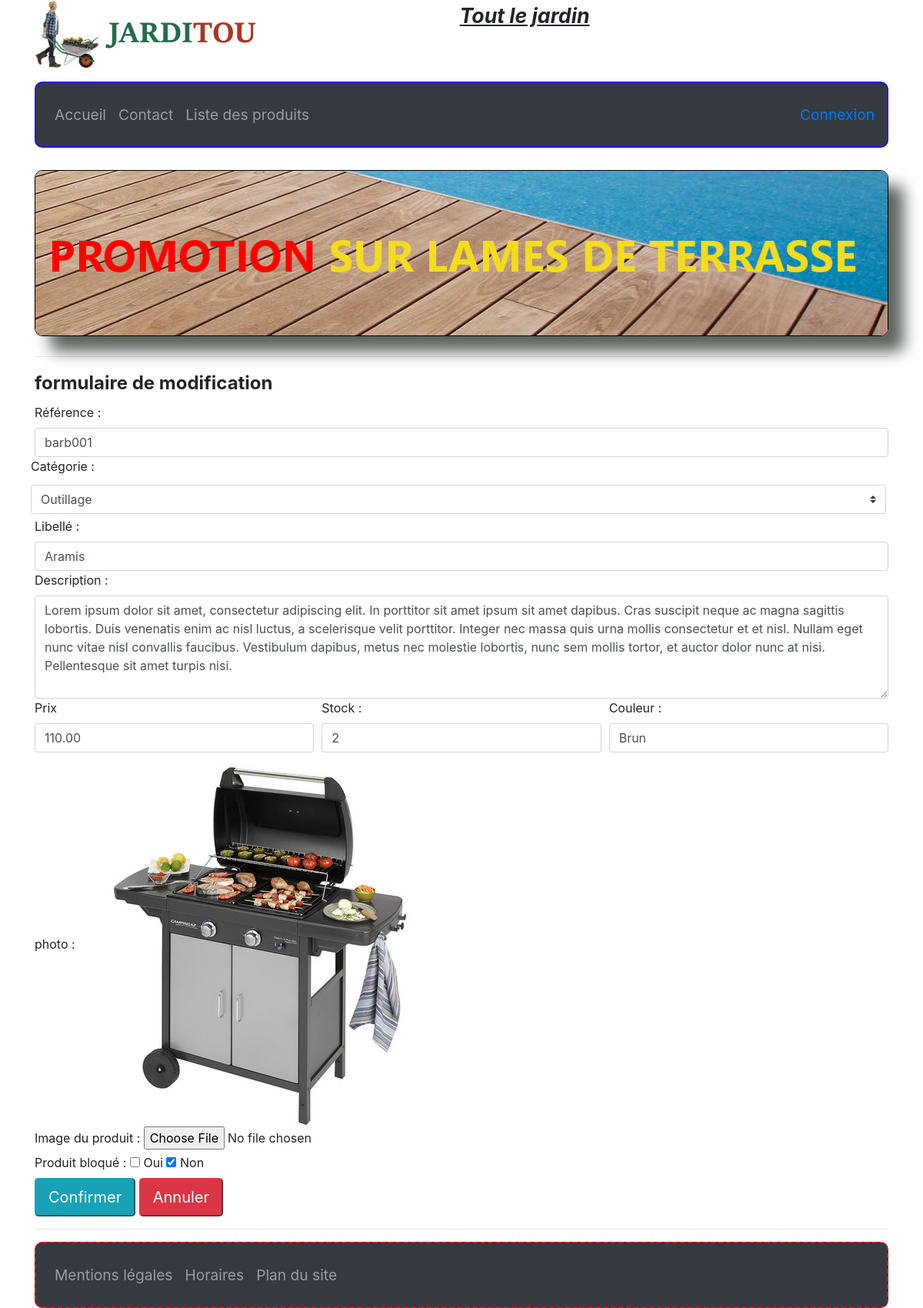
The app's page /views/formulaire_modif.php?pro_id=7 with its own data.
### tables this page shows
CREATE TABLE IF NOT EXISTS `produits` (
  `pro_id` int(10) UNSIGNED NOT NULL AUTO_INCREMENT COMMENT 'Clé de la table produits',
  `pro_cat_id` int(10) UNSIGNED NOT NULL COMMENT 'Catégorie du produit',
  `pro_ref` varchar(10) NOT NULL COMMENT 'Référence produit',
  `pro_libelle` varchar(200) NOT NULL COMMENT 'Nom du produit',
  `pro_description` varchar(1000) DEFAULT NULL COMMENT 'Description du produit',
  `pro_prix` decimal(6,2) UNSIGNED NOT NULL COMMENT 'Prix ',
  `pro_stock` int(11) NOT NULL DEFAULT '0' COMMENT 'Nombre d''unités en stock',
  `pro_couleur` varchar(30) DEFAULT NULL COMMENT 'Couleur',
  `pro_photo` varchar(4) DEFAULT 'jpg' COMMENT 'Extension de la photo',
  `pro_d_ajout` date NOT NULL COMMENT 'Date d''ajout',
  `pro_d_modif` datetime DEFAULT NULL COMMENT 'Date de modification',
  `pro_bloque` tinyint(1) DEFAULT NULL COMMENT 'Bloquer le produit à la vente',
  PRIMARY KEY (`pro_id`),
  UNIQUE KEY `idx_pro_ref` (`pro_ref`),
  KEY `fk_produits_cat_id` (`pro_cat_id`)
);

### views/formulaire_modif.php (the view, shortened to what this page needs)
<?php
require_once '../controllers/controller_form_modif.php';
include('entete.php');
$pro_id = $_GET["pro_id"];
$requete = "SELECT * FROM produits WHERE pro_id=" . $pro_id;
$result = $db->query($requete);
$produit = $result->fetch(PDO::FETCH_OBJ);
?>
<hr>
<form action="#" method="POST" enctype="multipart/form-data">
    <div class="form-group">
        <fieldset>
            <legend> formulaire de modification </legend>
            <div>
                <label for="pro_ref"> Référence : </label>
                <input class="form-control" type="text" name="pro_ref" id="pro_ref" value="<?php echo $produit->pro_ref; ?>"><span class="text-danger"><?= (isset($formError['pro_ref'])) ? $formError['pro_ref'] : '' ?></span>
            </div>
            <div>
                <?php
                $choixCat = 'SELECT  cat_id, cat_nom FROM `categories`';
                $result = $db->query($choixCat);
                ?>
                <div class="form-row align-items-center">
                <label for="pro_cat_id"> Catégorie : </label>
                <select class="custom-select my-1 mr-sm-2" id="pro_cat_id" name="pro_cat_id" class="">
                    <?php
                    while ($row = $result->fetch(PDO::FETCH_OBJ)) {
                        ?>
                        <option value="<?= $row->cat_id ?>"><?= $row->cat_nom ?></option>
                    <?php
                    }
                    ?>
                </select>
                </div>
            </div>
            <div>
                <label for="pro_libelle"> Libellé : </label>
                <input class="form-control" type="text" name="pro_libelle" id="pro_libelle" class="" value="<?php echo $produit->pro_libelle; ?>">
            </div>
            <div>
                <label for="pro_description"> Description : </label>
                <textarea class="form-control" name="pro_description" id="pro_description" class="" cols="30" rows="5"><?php echo $produit->pro_description; ?></textarea>
            </div>
            <div class="form-row">
                <div class="form-group col-md-4">
                    <label for="pro_prix"> Prix </label>
                    <input class="form-control" type="number" id="pro_prix" name="pro_prix" class="" min="0" max="9999.99" step="0.01" value="<?php echo $produit->pro_prix; ?>">
                </div>
                <div class="form-group col-md-4">
                    <label for="pro_stock"> Stock : </label>
                    <input class="form-control" type="number" id="pro_stock" name="pro_stock" class="" min="0" max="9999.99" value="<?php echo $produit->pro_stock; ?>">
                </div>
                <div class="form-group col-md-4">
                    <label for="pro_couleur"> Couleur : </label>
                    <input class="form-control" type="text" id="pro_couleur" name="pro_couleur" class="" value="<?php echo $produit->pro_couleur; ?>">
                </div>
            </div>
            <div>
                <label for="photo"> photo : </label>
                <img src="../assets/images/jarditou_photos/<?= $produit->pro_id . '.' . $produit->pro_photo; ?>" alt="Image de <?= $produit->pro_libelle; ?>">
            </div>
            <div>
                <label for="photo"> Image du produit : </label>
                <input type="file" name="pro_photo" id="pro_photo" ><span class="text-danger"><?= (isset($formError['photo'])) ? $formError['photo'] : '' ?></span>
            </div>
            <div>
                <label for="pro_bloque"> Produit bloqué :</label>
                <input type="checkbox" name="pro_bloque" id="pro_bloque" class="" value="1" <?php if ($produit->pro_bloque != null) {
                                                                                                echo 'checked';
                                                                                            } ?>> Oui
                <input type="checkbox" name="pro_bloque" id="pro_bloque" class="" value="0" <?php if ($produit->pro_bloque == null) {
                                                                                                echo 'checked';
                                                                                            } ?>> Non
            </div>
        </fieldset>
        <input type="submit" class="btn-lg btn-info" name="submit" value="Confirmer" id="envoyer">
        <input type="reset" class="btn-lg btn-danger" value="Annuler">
    </div>
</form>
<hr>
<?php include('bas_de_page.php'); ?>
</body>
</html>

### assets/css/mediaquerie.css (style rules this page uses)
html { font-size: 100%; }
img { max-width: 100%; height: auto; }

### assets/css/formulairecss.css (style rules this page uses)
legend { font-size: 1.5em; font-weight: bold; }

### records on screen
produits: pro_ref "barb001", pro_libelle "Aramis", pro_description "Lorem ipsum dolor sit amet, consectetur adipiscing elit. In porttitor sit amet ipsum sit amet dapibus. Cras suscipit neque ac magna sagittis lobortis. Duis venenatis enim ac nisl luctus, a scelerisque velit porttitor. Integer nec massa quis urna mollis consectetur et et nisl. Nullam eget nunc vitae nisl convallis faucibus. Vestibulum dapibus, metus nec molestie lobortis, nunc sem mollis tortor, et auctor dolor nunc at nisi. Pellentesque sit amet turpis nisi.", pro_prix "110.00", pro_stock "2", pro_couleur "Brun", pro_bloque "☑"

### other values on screen
form field pro_cat_id "Outillage"
